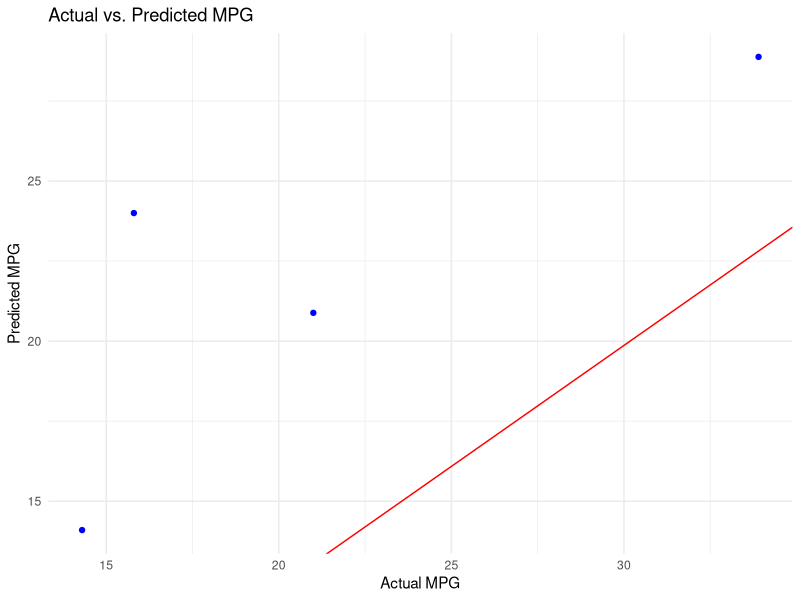

Write the R code that produced this figure.
# Load necessary libraries
library(ggplot2)
library(caret)

# Load the dataset
data(mtcars)

# Display the first few rows of the dataset
head(mtcars)
# Set seed for reproducibility
set.seed(123)

# Split the data into training and testing sets
trainIndex <- createDataPartition(mtcars$mpg, p = .8, 
                                  list = FALSE, 
                                  times = 1)
trainData <- mtcars[trainIndex, ]
testData <- mtcars[-trainIndex, ]
# Train the linear regression model
lm_model <- lm(mpg ~ ., data = trainData)
# Make predictions on the test set
predictions <- predict(lm_model, newdata = testData)

# Calculate Mean Squared Error
mse <- mean((testData$mpg - predictions)^2)
cat("Mean Squared Error:", mse, "\n")

# Calculate R-squared
rsquared <- summary(lm_model)$r.squared
cat("R-squared:", rsquared, "\n")
# Plot actual vs. predicted values
ggplot() +
  geom_point(data = testData, aes(x = mpg, y = predictions), color = "blue") +
  geom_abline(intercept = coef(lm_model)[1], slope = coef(lm_model)[2], color = "red") +
  labs(x = "Actual MPG", y = "Predicted MPG", title = "Actual vs. Predicted MPG") +
  theme_minimal()

